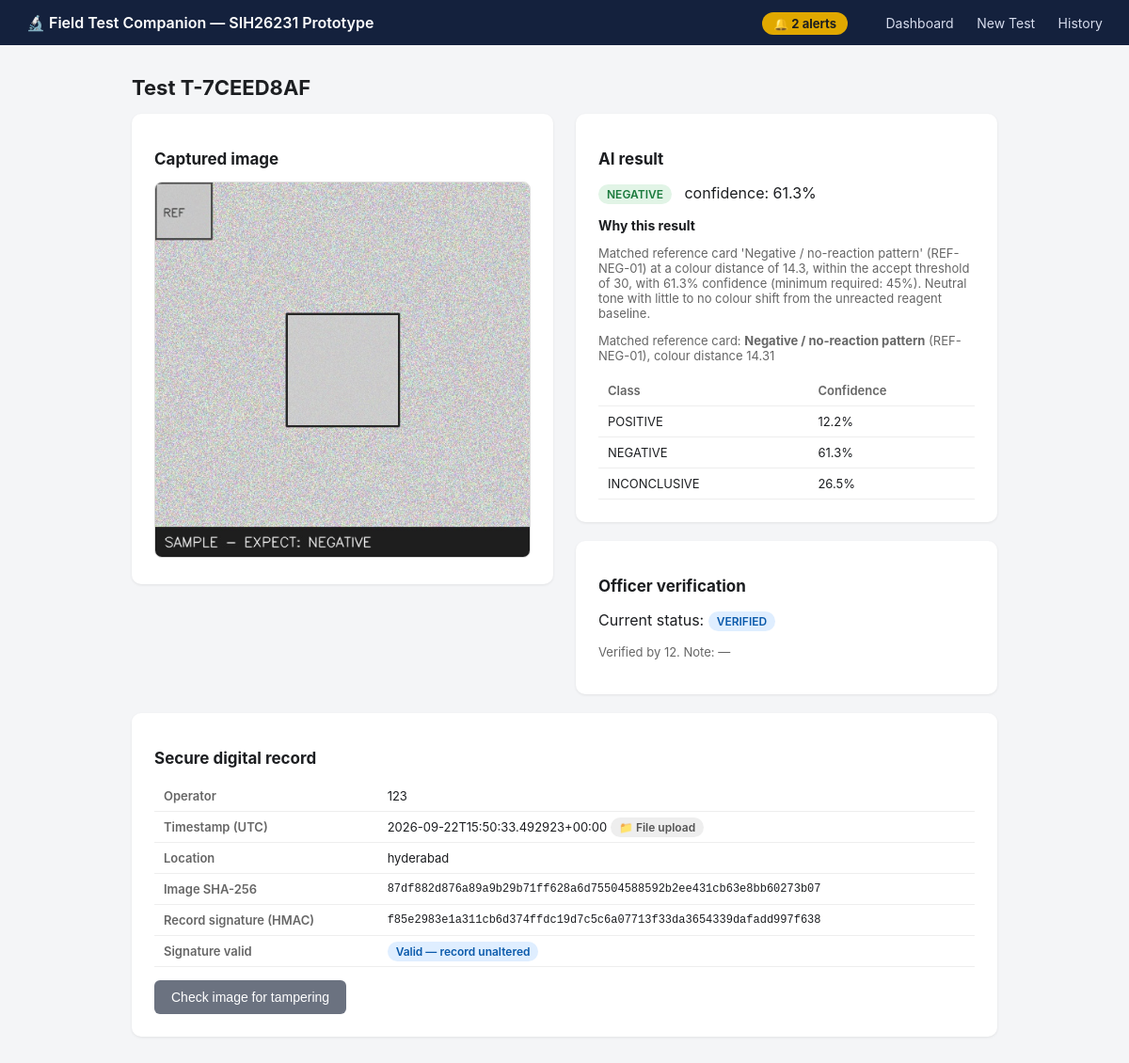
Screenshot of /test/T-7CEED8AF with the database file from the repository.
### tables this page shows
CREATE TABLE test_records (
            test_id TEXT PRIMARY KEY,
            operator_id TEXT NOT NULL,
            timestamp TEXT NOT NULL,
            location TEXT,
            image_filename TEXT NOT NULL,
            image_hash TEXT NOT NULL,
            ai_result TEXT,
            ai_confidence REAL,
            ai_explanation TEXT,
            quality_json TEXT,
            classification_json TEXT,
            verification_status TEXT DEFAULT 'PENDING',
            verified_by TEXT,
            verification_note TEXT,
            record_signature TEXT NOT NULL,
            alert_required INTEGER DEFAULT 0,
            analysis TEXT,
            capture_method TEXT DEFAULT 'FILE_UPLOAD',
            video_filename TEXT
        );

### app.py (the view)
@app.route("/test/<test_id>")
def test_detail(test_id):
    record = database.get_record(test_id)
    if not record:
        return "Test not found", 404
    record["quality"] = json.loads(record["quality_json"]) if record["quality_json"] else None
    record["classification"] = json.loads(record["classification_json"]) if record["classification_json"] else None
    core_record = {
        "test_id": record["test_id"],
        "operator_id": record["operator_id"],
        "timestamp": record["timestamp"],
        "location": record["location"],
        "image_filename": record["image_filename"],
        "image_hash": record["image_hash"],
        "ai_result": record["ai_result"],
        "ai_confidence": record["ai_confidence"],
        "ai_explanation": record["ai_explanation"],
        "capture_method": record["capture_method"],
    }
    signature_valid = security.verify_record(core_record, record["record_signature"])
    return render_template("test_detail.html", record=record, signature_valid=signature_valid)

### app.py (called while the page is built)
@app.context_processor
def inject_global_alerts():
    try:
        stats = database.dashboard_stats()
        return {"global_alerts_count": stats["alerts"]}
    except Exception:
        return {"global_alerts_count": 0}

### database.py (called while the page is built)
def get_conn():
    conn = sqlite3.connect(DB_PATH)
    conn.row_factory = sqlite3.Row
    return conn

def get_record(test_id: str):
    conn = get_conn()
    row = conn.execute("SELECT * FROM test_records WHERE test_id = ?", (test_id,)).fetchone()
    conn.close()
    return dict(row) if row else None

### security.py (called while the page is built)
def sign_record(record: dict) -> str:
    payload = json.dumps(record, sort_keys=True).encode("utf-8")
    return hmac.new(SECRET_KEY, payload, hashlib.sha256).hexdigest()

def verify_record(record: dict, signature: str) -> bool:
    expected = sign_record(record)
    return hmac.compare_digest(expected, signature)

### templates/test_detail.html (shortened to what this page needs)
{% extends "base.html" %}
{% block content %}
<h1>Test {{ record.test_id }}</h1>
<div class="flex-row">
  <div>
    <div class="card">
      <h2>Captured image</h2>
      <img class="test-image" src="{{ url_for('uploaded_file', filename=record.image_filename) }}">
    </div>
  </div>
  <div>
    <div class="card">
      <h2>AI result</h2>
      {% if record.ai_result %}
        <p><span class="badge {{ record.ai_result }}">{{ record.ai_result }}</span>
           &nbsp; confidence: {{ (record.ai_confidence * 100) | round(1) }}%</p>
        <h2 style="font-size:14px; margin-bottom:4px;">Why this result</h2>
        <p class="muted">{{ record.analysis or record.ai_explanation }}</p>
        {% if record.classification and record.classification.matched_reference %}
        <p class="muted">Matched reference card: <strong>{{ record.classification.matched_reference.name }}</strong>
           ({{ record.classification.matched_reference.id }}), colour distance {{ record.classification.matched_reference.distance }}</p>
        {% endif %}
        {% if record.classification %}
        <table>
          <tr><th>Class</th><th>Confidence</th></tr>
          {% for cls, conf in record.classification.confidences.items() %}
          <tr><td>{{ cls }}</td><td>{{ (conf * 100) | round(1) }}%</td></tr>
          {% endfor %}
        </table>
        {% endif %}
      {% else %}
        <p class="error">
          Image quality check failed — no classification was produced.<br>
          Reasons: {{ record.quality.reasons | join(', ') }}
        </p>
      {% endif %}
    </div>
    <div class="card">
      <h2>Officer verification</h2>
      <p>Current status: <span class="badge {{ record.verification_status }}">{{ record.verification_status }}</span></p>
      {% if record.verification_status == 'PENDING' %}
      <form method="post" action="{{ url_for('verify_test', test_id=record.test_id) }}">
        <label>Verifying officer ID</label>
        <input type="text" name="verified_by" required>
        <label>Note (optional)</label>
        <input type="text" name="note">
        <div style="margin-top:14px;">
          <button type="submit" name="status" value="VERIFIED">Confirm AI result</button>
          <button type="submit" name="status" value="REJECTED" class="danger">Reject</button>
          <button type="submit" name="status" value="INCONCLUSIVE" class="secondary">Mark inconclusive</button>
        </div>
      </form>
      {% else %}
      <p class="muted">Verified by {{ record.verified_by }}. Note: {{ record.verification_note or "—" }}</p>
      {% endif %}
    </div>
  </div>
</div>
<div class="card">
  <h2>Secure digital record</h2>
  <table>
    <tr><th>Operator</th><td>{{ record.operator_id }}</td></tr>
    <tr><th>Timestamp (UTC)</th><td>{{ record.timestamp }}
        {% if record.capture_method == 'LIVE_CAPTURE' %}
          <span class="badge VERIFIED">📷 Live capture</span>
        {% else %}
          <span class="badge PENDING">📁 File upload</span>
        {% endif %}
    </td></tr>
    <tr><th>Location</th><td>{{ record.location or "—" }}</td></tr>
    <tr><th>Image SHA-256</th><td class="mono">{{ record.image_hash }}</td></tr>
    <tr><th>Record signature (HMAC)</th><td class="mono">{{ record.record_signature }}</td></tr>
    <tr><th>Signature valid</th>
        <td>{% if signature_valid %}<span class="badge VERIFIED">Valid — record unaltered</span>
            {% else %}<span class="badge REJECTED">Invalid — record may be tampered</span>{% endif %}</td></tr>
  </table>
  <div style="margin-top:14px;">
    <button class="secondary" onclick="runTamperCheck()">Check image for tampering</button>
  </div>
</div>
{% endblock %}

### static/style.css (style rules this page uses)
* { box-sizing: border-box; }
body { font-family: -apple-system, "Segoe UI", Roboto, sans-serif; background: #f4f5f7; color: #1c1e21; margin: 0; }
.card { background: white; border-radius: 10px; padding: 24px; box-shadow: 0 1px 3px rgba(0,0,0,0.08); margin-bottom: 20px; }
h1 { font-size: 22px; margin-top: 0; }
h2 { font-size: 17px; }
button, .btn { background: #14213d; color: white; border: none; padding: 10px 18px; border-radius: 6px; font-size: 14px; cursor: pointer; text-decoration: none; display: inline-block; }
button.secondary, .btn.secondary { background: #6b7280; }
table { width: 100%; border-collapse: collapse; font-size: 13px; }
th, td { text-align: left; padding: 8px 10px; border-bottom: 1px solid #eee; }
th { color: #666; font-weight: 600; }
.badge { padding: 3px 9px; border-radius: 12px; font-size: 12px; font-weight: 600; }
.badge.NEGATIVE { background: #e1f4e6; color: #1b7a3d; }
.badge.PENDING { background: #eee; color: #555; }
.badge.VERIFIED { background: #dfeeff; color: #0b5aab; }
.mono { font-family: "SFMono-Regular", Consolas, monospace; font-size: 12px; word-break: break-all; }
.muted { color: #666; font-size: 13px; }
.test-image { max-width: 100%; border-radius: 8px; border: 1px solid #ddd; }
.flex-row { display: flex; gap: 24px; flex-wrap: wrap; }
.flex-row > div { flex: 1; min-width: 260px; }

### rows the page displays
test_records: test_id "T-7CEED8AF", image_filename (picture), ai_result "NEGATIVE", (record.ai_confidence*100)|round(1) "61.3", analysis "Matched reference card 'Negative / no-reaction pattern' (REF-NEG-01) at a colour distance of 14.3, within the accept threshold of 30, with 61.3% confidence (minimum required: 45%). Neutral tone with little to no colour shift from the unreacted reagent baseline.", verification_status "VERIFIED", verified_by "12", verification_note "—", operator_id "123", timestamp "2026-09-22T15:50:33.492923+00:00", location "hyderabad", image_hash "87df882d876a89a9b29b71ff628a6d75504588592b2ee431cb63e8bb60273b07", record_signature "f85e2983e1a311cb6d374ffdc19d7c5c6a07713f33da3654339dafadd997f638"

### other values shown
{{ global_alerts_count }} "2"
{{ 's' if global_alerts_count != 1 else '' }} "s"
{{ record.classification.matched_reference.name }} "Negative / no-reaction pattern"
{{ record.classification.matched_reference.id }} "REF-NEG-01"
{{ record.classification.matched_reference.distance }} "14.31"
{{ cls }} "POSITIVE" "NEGATIVE" "INCONCLUSIVE"
{{ (conf * 100) | round(1) }} "12.2" "61.3" "26.5"
